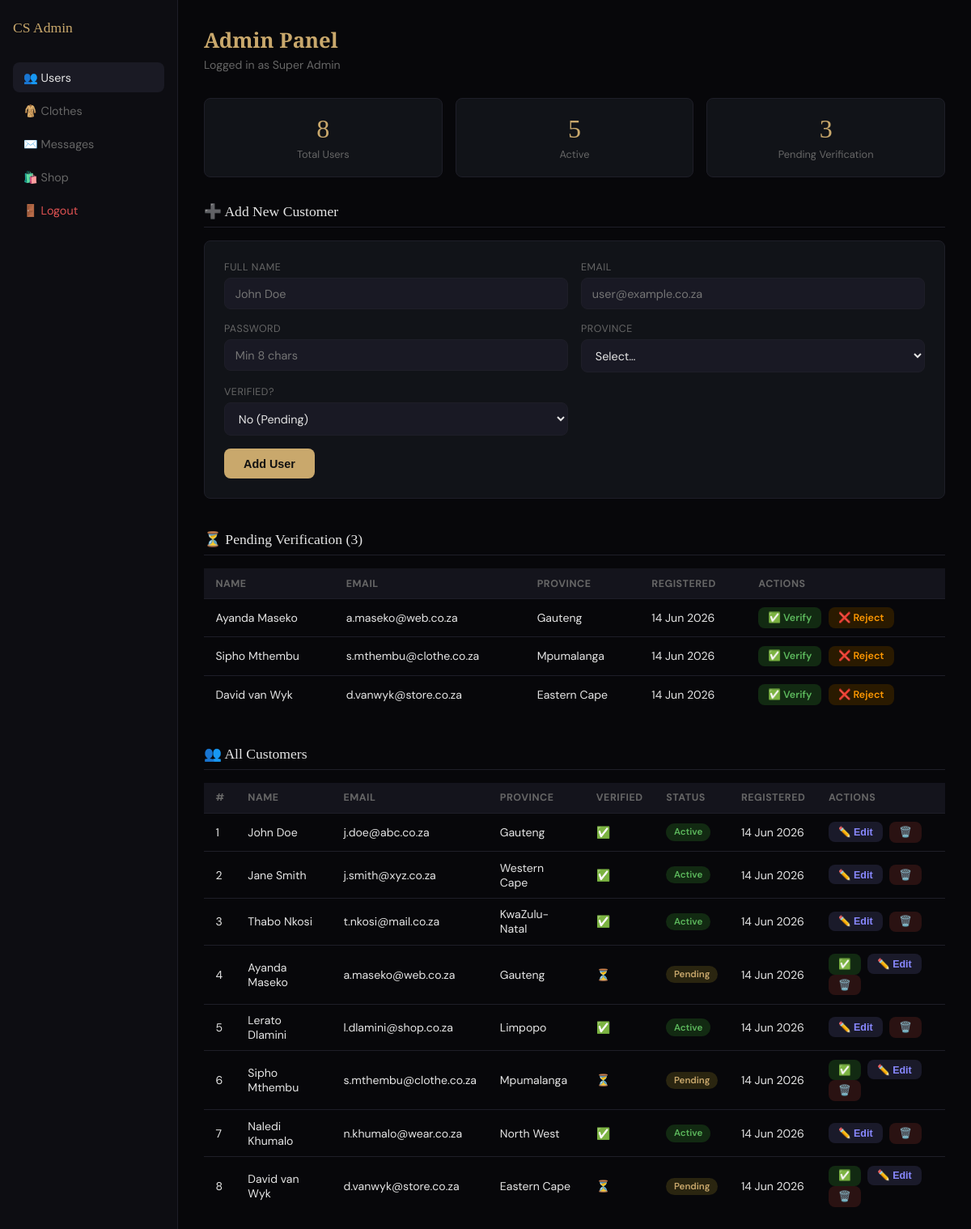
Screenshot of /admin/index.php (signed in) with the database file from the repository.
### tables this page shows
CREATE TABLE IF NOT EXISTS tblUser (
    userID      INT AUTO_INCREMENT PRIMARY KEY,
    fullName    VARCHAR(100)        NOT NULL,
    email       VARCHAR(150)        NOT NULL UNIQUE,
    password    VARCHAR(255)        NOT NULL,    
    province    VARCHAR(50)         DEFAULT NULL,
    isVerified  TINYINT(1)          NOT NULL DEFAULT 0,   
    status      ENUM('active','inactive','pending') NOT NULL DEFAULT 'pending',
    role        ENUM('buyer','seller')      NOT NULL DEFAULT 'buyer',
    createdAt   DATETIME            NOT NULL DEFAULT CURRENT_TIMESTAMP
);

### admin/index.php (the view, shortened to what this page needs)
<?php
require_once '../DBConn.php';
$users = $conn->query(
    "SELECT userID, fullName, email, province, isVerified, status, createdAt
     FROM tblUser ORDER BY createdAt DESC"
)->fetch_all(MYSQLI_ASSOC);
$totalUsers   = count($users);
$pending      = count(array_filter($users, function($u) { return $u['status'] === 'pending'; }));
$active       = count(array_filter($users, function($u) { return $u['status'] === 'active'; }));
?>
<!DOCTYPE html>
<html lang="en">
<head>
</head>
<body>
<aside>
  <span class="sidebar-logo">CS Admin</span>
  <a href="index.php" class="nav-item active">👥 Users</a>
  <a href="clothes.php" class="nav-item">🧥 Clothes</a>
  <a href="message.php" class="nav-item">✉️ Messages</a>
  <a href="../shop.php" class="nav-item">🛍️ Shop</a>
  <a href="logout.php" class="nav-item danger">🚪 Logout</a>
</aside>
<main>
  <h1>Admin Panel</h1>
  <p class="admin-sub">Logged in as <?= htmlspecialchars($_SESSION['adminName']) ?></p>
  <div class="stats">
    <div class="stat-card"><div class="stat-num"><?= $totalUsers ?></div><div class="stat-lbl">Total Users</div></div>
    <div class="stat-card"><div class="stat-num"><?= $active ?></div><div class="stat-lbl">Active</div></div>
    <div class="stat-card"><div class="stat-num"><?= $pending ?></div><div class="stat-lbl">Pending Verification</div></div>
  </div>
  <div class="section-title">➕ Add New Customer</div>
  <div class="form-card">
    <form method="POST">
      <div class="form-grid">
        <div class="form-group"><label>Full Name</label><input type="text" name="fullName" placeholder="John Doe" required></div>
        <div class="form-group"><label>Email</label><input type="email" name="email" placeholder="user@example.co.za" required></div>
        <div class="form-group"><label>Password</label><input type="password" name="password" placeholder="Min 8 chars" required></div>
        <div class="form-group">
          <label>Province</label>
          <select name="province" required>
            <option value="">Select…</option>
          </select>
        </div>
        <div class="form-group">
          <label>Verified?</label>
          <select name="isVerified">
            <option value="0">No (Pending)</option>
          </select>
        </div>
      </div>
      <button type="submit" class="submit-btn">Add User</button>
    </form>
  </div>
  <?php $pendingUsers = array_filter($users, function($u) { return $u['status'] === 'pending'; }); ?>
  <div class="section-title">⏳ Pending Verification (<?= count($pendingUsers) ?>)</div>
  <?php if (empty($pendingUsers)): ?>
    <p style="color:var(--muted);margin-bottom:2rem">No pending users.</p>
  <?php else: ?>
    <table>
      <tr><th>Name</th><th>Email</th><th>Province</th><th>Registered</th><th>Actions</th></tr>
      <?php foreach ($pendingUsers as $u): ?>
      <tr>
        <td><?= htmlspecialchars($u['fullName']) ?></td>
        <td><?= htmlspecialchars($u['email']) ?></td>
        <td><?= htmlspecialchars($u['province'] ?? '—') ?></td>
        <td><?= date('d M Y', strtotime($u['createdAt'])) ?></td>
        <td>
          <a href="?verify=<?= $u['userID'] ?>" class="action-btn btn-verify" onclick="return confirm('Verify this user?')">✅ Verify</a>
          <a href="?reject=<?= $u['userID'] ?>" class="action-btn btn-reject" onclick="return confirm('Reject this user?')">❌ Reject</a>
        </td>
      </tr>
      <?php endforeach; ?>
    </table>
  <?php endif; ?>
  <div class="section-title">👥 All Customers</div>
  <table>
    <tr><th>#</th><th>Name</th><th>Email</th><th>Province</th><th>Verified</th><th>Status</th><th>Registered</th><th>Actions</th></tr>
    <?php foreach ($users as $u): ?>
    <tr>
      <td><?= $u['userID'] ?></td>
      <td><?= htmlspecialchars($u['fullName']) ?></td>
      <td><?= htmlspecialchars($u['email']) ?></td>
      <td><?= htmlspecialchars($u['province'] ?? '—') ?></td>
      <td><?= $u['isVerified'] ? '✅' : '⏳' ?></td>
      <td><span class="badge b-<?= $u['status'] ?>"><?= ucfirst($u['status']) ?></span></td>
      <td><?= date('d M Y', strtotime($u['createdAt'])) ?></td>
      <td>
        <?php if ($u['status'] !== 'active'): ?>
          <a href="?verify=<?= $u['userID'] ?>" class="action-btn btn-verify">✅</a>
        <?php endif; ?>
        <button class="action-btn btn-edit" onclick="openEdit(
          <?= $u['userID'] ?>,
          '<?= addslashes($u['fullName']) ?>',
          '<?= addslashes($u['email']) ?>',
          '<?= addslashes($u['province'] ?? '') ?>',
          <?= $u['isVerified'] ?>,
          '<?= $u['status'] ?>'
        )">✏️ Edit</button>
        <a href="?delete=<?= $u['userID'] ?>" class="action-btn btn-delete"
           onclick="return confirm('Permanently delete this user?')">🗑️</a>
      </td>
    </tr>
    <?php endforeach; ?>
  </table>
</main>
</body>
</html>

### admin/index.php (style rules this page uses)
:root { --bg:#07070a; --card:#111318; --gold:#c9a86c; --text:#e5e5e5; --muted:#666; --border:#1e1e28; --radius:8px; }
* { box-sizing:border-box; margin:0; padding:0; }
body { font-family:'DM Sans',sans-serif; background:var(--bg); color:var(--text); display:flex; min-height:100vh; }
aside { width:220px; background:#0d0d12; border-right:1px solid var(--border); padding:1.5rem 1rem; flex-shrink:0; }
.sidebar-logo { font-family:'Playfair Display',serif; color:var(--gold); font-size:1.1rem; margin-bottom:2rem; display:block; }
.nav-item { display:block; padding:.6rem .8rem; color:var(--muted); text-decoration:none; border-radius:var(--radius); font-size:.9rem; margin-bottom:.25rem; }
.nav-item:hover, .nav-item.active { background:#1a1a24; color:var(--text); }
.nav-item.danger { color:#e05252; }
main { flex:1; padding:2rem; overflow-y:auto; }
h1 { font-family:'Playfair Display',serif; color:var(--gold); font-size:1.6rem; margin-bottom:.25rem; }
.admin-sub { color:var(--muted); font-size:.88rem; margin-bottom:2rem; }
.stats { display:grid; grid-template-columns:repeat(3,1fr); gap:1rem; margin-bottom:2rem; }
.stat-card { background:var(--card); border:1px solid var(--border); border-radius:var(--radius); padding:1.2rem; text-align:center; }
.stat-num { font-family:'Playfair Display',serif; color:var(--gold); font-size:2rem; }
.stat-lbl { color:var(--muted); font-size:.8rem; margin-top:.25rem; }
.section-title { font-family:'Playfair Display',serif; color:var(--text); font-size:1.1rem; margin-bottom:1rem; border-bottom:1px solid var(--border); padding-bottom:.5rem; }
table { width:100%; border-collapse:collapse; margin-bottom:2.5rem; font-size:.88rem; }
th { background:#14141c; padding:.65rem .9rem; text-align:left; color:var(--muted); font-size:.78rem; text-transform:uppercase; letter-spacing:.04em; border-bottom:1px solid var(--border); }
td { padding:.65rem .9rem; border-bottom:1px solid var(--border); vertical-align:middle; }
tr:last-child td { border-bottom:none; }
.badge { display:inline-block; padding:.2rem .6rem; border-radius:20px; font-size:.72rem; font-weight:600; }
.b-active { background:#122a12; color:#5cb85c; }
.b-pending { background:#2a2510; color:#c9a86c; }
.action-btn { padding:.3rem .75rem; border:none; border-radius:var(--radius); cursor:pointer; font-size:.78rem; font-weight:600; margin-right:.3rem; text-decoration:none; display:inline-block; }
.btn-verify { background:#122a12; color:#5cb85c; }
.btn-reject { background:#2a1a00; color:#ff9800; }
.btn-delete { background:#2a1212; color:#e05252; }
.btn-edit { background:#1a1a2a; color:#8888ff; }
.form-card { background:var(--card); border:1px solid var(--border); border-radius:var(--radius); padding:1.5rem; margin-bottom:2.5rem; }
.form-grid { display:grid; grid-template-columns:1fr 1fr; gap:1rem; }
.form-group { display:flex; flex-direction:column; gap:.3rem; }
label { font-size:.78rem; color:var(--muted); text-transform:uppercase; letter-spacing:.04em; }
input, select { background:#191924; border:1px solid var(--border); color:var(--text); padding:.6rem .8rem; border-radius:var(--radius); font-family:'DM Sans',sans-serif; font-size:.9rem; }
select option { background:#191924; }
.submit-btn { margin-top:1rem; padding:.65rem 1.5rem; background:var(--gold); color:#111; border:none; border-radius:var(--radius); cursor:pointer; font-weight:700; font-size:.9rem; }

### rows the page displays
tbluser: fullName "Ayanda Maseko", email "a.maseko@web.co.za", province "Gauteng", createdAt "14 Jun 2026", userID "4", status "Pending"
tbluser: fullName "Sipho Mthembu", email "s.mthembu@clothe.co.za", province "Mpumalanga", createdAt "14 Jun 2026", userID "6", status "Pending"
tbluser: fullName "David van Wyk", email "d.vanwyk@store.co.za", province "Eastern Cape", createdAt "14 Jun 2026", userID "8", status "Pending"
tbluser: userID "1", fullName "John Doe", email "j.doe@abc.co.za", province "Gauteng", status "Active", createdAt "14 Jun 2026"
tbluser: userID "2", fullName "Jane Smith", email "j.smith@xyz.co.za", province "Western Cape", status "Active", createdAt "14 Jun 2026"
tbluser: userID "3", fullName "Thabo Nkosi", email "t.nkosi@mail.co.za", province "KwaZulu-Natal", status "Active", createdAt "14 Jun 2026"
tbluser: userID "5", fullName "Lerato Dlamini", email "l.dlamini@shop.co.za", province "Limpopo", status "Active", createdAt "14 Jun 2026"
tbluser: userID "7", fullName "Naledi Khumalo", email "n.khumalo@wear.co.za", province "North West", status "Active", createdAt "14 Jun 2026"

### other values shown
$_SESSION['adminName'] "Super Admin"
$totalUsers "8"
$active "5"
$pending "3"
count($pendingUsers) "3"
